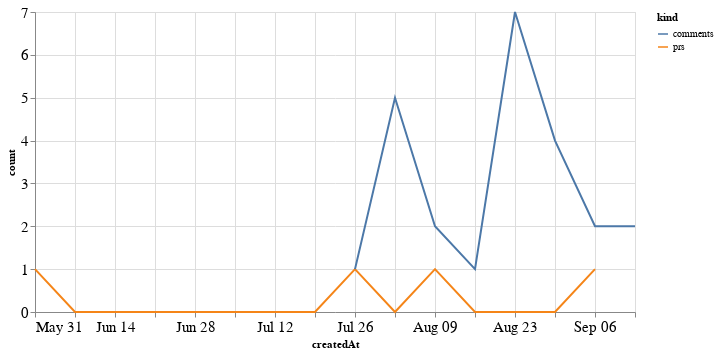

This figure's notebook cell:
### Code cell
alt.Chart(total_time, width=600).mark_line().encode(
    x='createdAt',
    y='count',
    color='kind'
)

### Figure 1 — Vega-Lite specification as saved in the notebook (floating-point values rounded to 4 significant figures)
{"config": {"axisLeft": {"labelFontSize": 15}, "axisBottom": {"labelFontSize": 15}}, "data": {"name": "data-261bf0556ad648f879cc2db1cae02df5"}, "mark": "line", "encoding": {"color": {"type": "nominal", "field": "kind"}, "x": {"type": "temporal", "field": "createdAt"}, "y": {"type": "quantitative", "field": "count"}}, "width": 600, "$schema": "https://vega.github.io/schema/vega-lite/v4.8.1.json", "datasets": {"data-261bf0556ad648f879cc2db1cae02df5": [{"createdAt": "2020-05-31T00:00:00", "kind": "prs", "count": 1.0}, {"createdAt": "2020-06-07T00:00:00", "kind": "prs", "count": 0.0}, {"createdAt": "2020-06-14T00:00:00", "kind": "prs", "count": 0.0}, {"createdAt": "2020-06-21T00:00:00", "kind": "prs", "count": 0.0}, {"createdAt": "2020-06-28T00:00:00", "kind": "prs", "count": 0.0}, {"createdAt": "2020-07-05T00:00:00", "kind": "prs", "count": 0.0}, {"createdAt": "2020-07-12T00:00:00", "kind": "prs", "count": 0.0}, {"createdAt": "2020-07-19T00:00:00", "kind": "prs", "count": 0.0}, {"createdAt": "2020-07-26T00:00:00", "kind": "prs", "count": 1.0}, {"createdAt": "2020-08-02T00:00:00", "kind": "prs", "count": 0.0}, {"createdAt": "2020-08-09T00:00:00", "kind": "prs", "count": 1.0}, {"createdAt": "2020-08-16T00:00:00", "kind": "prs", "count": 0.0}, {"createdAt": "2020-08-23T00:00:00", "kind": "prs", "count": 0.0}, {"createdAt": "2020-08-30T00:00:00", "kind": "prs", "count": 0.0}, {"createdAt": "2020-09-06T00:00:00", "kind": "prs", "count": 1.0}, {"createdAt": "2020-09-13T00:00:00", "kind": "prs", "count": null}, {"createdAt": "2020-05-31T00:00:00", "kind": "comments", "count": null}, {"createdAt": "2020-06-07T00:00:00", "kind": "comments", "count": null}, {"createdAt": "2020-06-14T00:00:00", "kind": "comments", "count": null}, {"createdAt": "2020-06-21T00:00:00", "kind": "comments", "count": null}, {"createdAt": "2020-06-28T00:00:00", "kind": "comments", "count": null}, {"createdAt": "2020-07-05T00:00:00", "kind": "comments", "count": null}, {"createdAt": "2020-07-12T00:00:00", "kind": "comments", "count": null}, {"createdAt": "2020-07-19T00:00:00", "kind": "comments", "count": null}, {"createdAt": "2020-07-26T00:00:00", "kind": "comments", "count": 1.0}, {"createdAt": "2020-08-02T00:00:00", "kind": "comments", "count": 5.0}, {"createdAt": "2020-08-09T00:00:00", "kind": "comments", "count": 2.0}, {"createdAt": "2020-08-16T00:00:00", "kind": "comments", "count": 1.0}, {"createdAt": "2020-08-23T00:00:00", "kind": "comments", "count": 7.0}, {"createdAt": "2020-08-30T00:00:00", "kind": "comments", "count": 4.0}, {"createdAt": "2020-09-06T00:00:00", "kind": "comments", "count": 2.0}, {"createdAt": "2020-09-13T00:00:00", "kind": "comments", "count": 2.0}]}}
